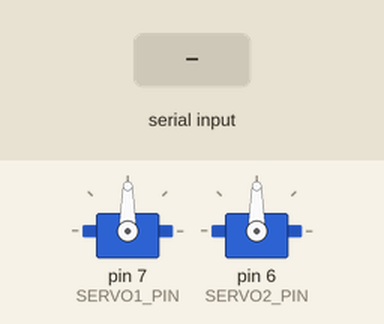
Recording of a sketch running on a simulated Arduino Uno, built with avr-gcc and run on an emulated ATmega328P. Shown: 2 × servo. Inputs (shaded band) come from the test bench. What the sketch prints to the serial monitor is not drawn.

Above: at 1.2 s.
1.3 s: "1,90\n" received over Serial
At 2.1 s:
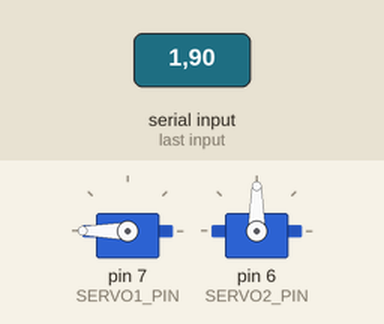
2.8 s: "1\n" received over Serial
At 4.9 s:
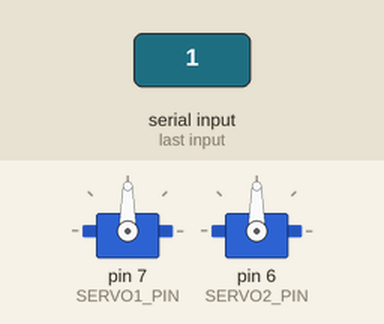
5.2 s: "1,90,45\n" received over Serial
At 6.3 s:
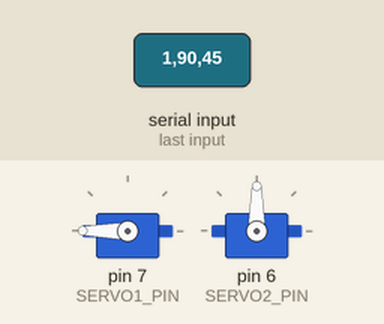
Timing chart, 0 to 8.2 s (numbered marks = the images above; inputs shaded):
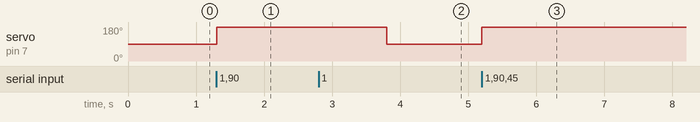

Measured:
- after the input at 1.3 s, servo on pin 7 (SERVO1_PIN): 90° → 180° at once
- after the input at 2.8 s, servo on pin 7 (SERVO1_PIN): 180° → 90° after 1.0 s
- after the input at 5.2 s, servo on pin 7 (SERVO1_PIN): 90° → 180° at once

The sketch:

servo_move.ino
```cpp
#include <Servo.h>

Servo servo1;
Servo servo2;

const int SERVO1_PIN = 7;
const int SERVO2_PIN = 6;

void setup() {
  Serial.begin(115200);

  servo1.attach(SERVO1_PIN);
  servo2.attach(SERVO2_PIN);

  servo1.write(90);
  servo2.write(90);

  Serial.println("Ready. Send: [servo_number] [angle]");
  Serial.println("Example: 1 120 or 2 45");
}

void loop() {
  if (Serial.available()) {
    int servoNum = Serial.parseInt(); // Πρώτος αριθμός: ποιο servo
    int angle = Serial.parseInt();    // Δεύτερος αριθμός: γωνία

    if (servoNum == 1 && angle >= -90 && angle <= 90) {
      int realAngle = angle + 90; // δεξί servo κανονικά
      servo1.write(realAngle);
    }
    else if (servoNum == 2 && angle >= -90 && angle <= 90) {
      int realAngle = 90 - angle; // αριστερό servo αντιστραμμένο
      servo2.write(realAngle);
    }


    // Καθαρίζει το buffer για επόμενη είσοδο
    while (Serial.available()) Serial.read();
  }
}
```
